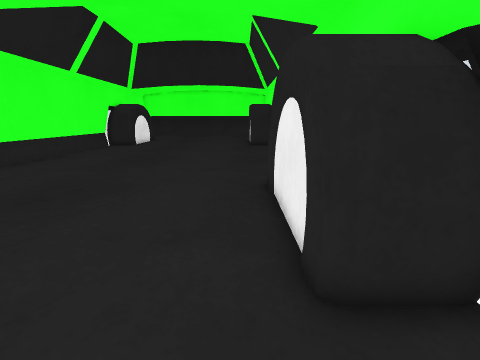
View 1 (above)

16 first-person views from a walk through a Gazebo world. The camera is 0.25 m above the floor, tilts 14° down and sees 90° across. The floor is counted in squares, 0.1 m on a side. Each view is taken from the middle of a square. On the plan, view 1 faces up. The plan holds only what a view shows up to about 17 squares ahead; the rest is blank.

View 2
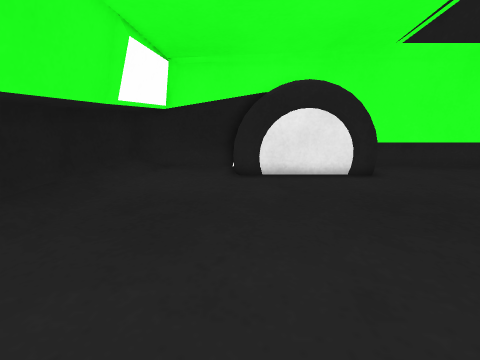

View 3
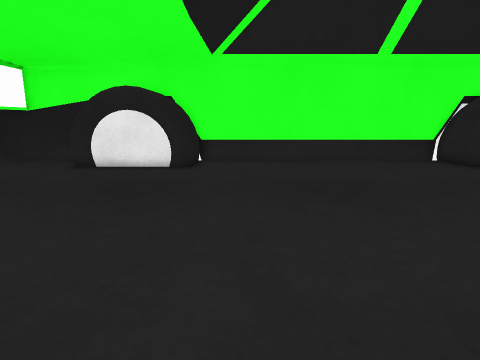

View 4
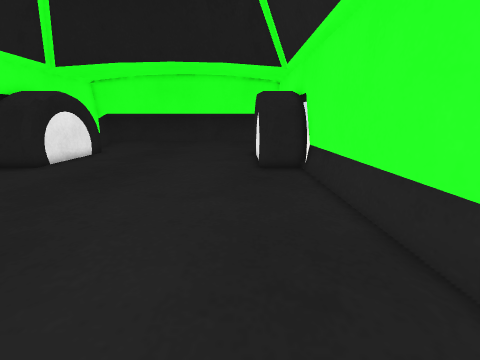

View 5
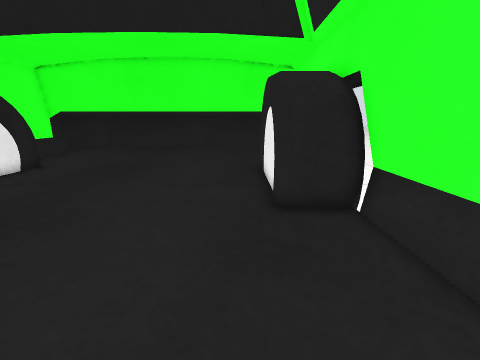

View 6
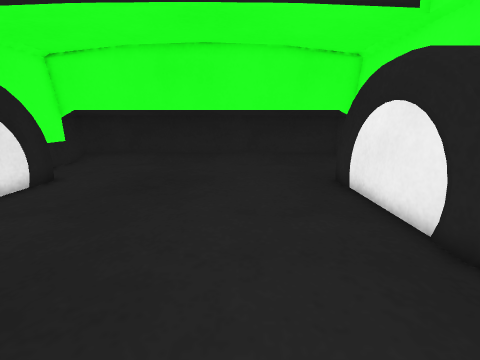

View 7
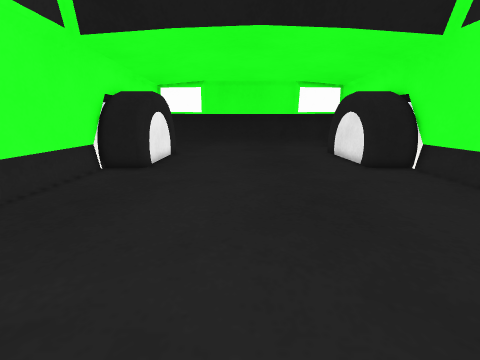

View 8
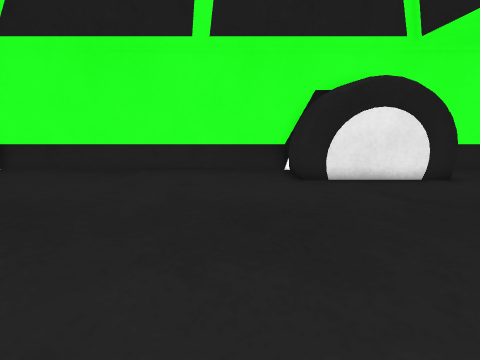

View 9
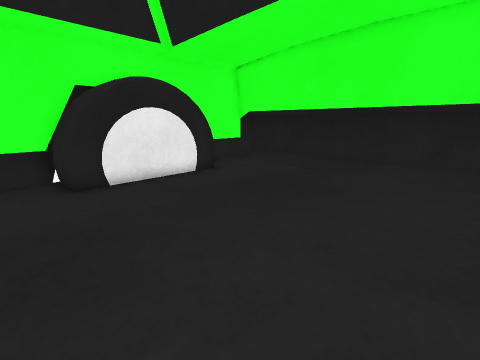

View 10
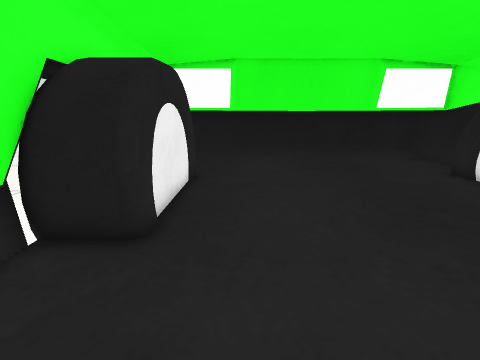

View 11
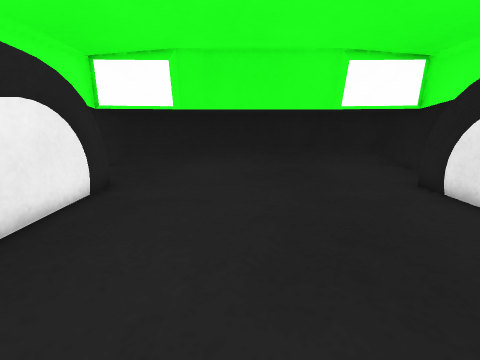

View 12
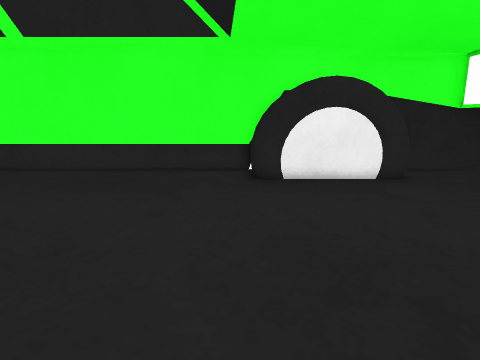

View 13
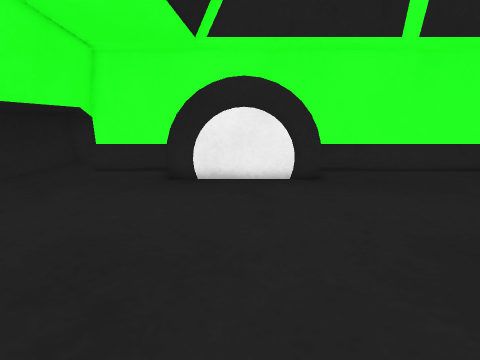

View 14
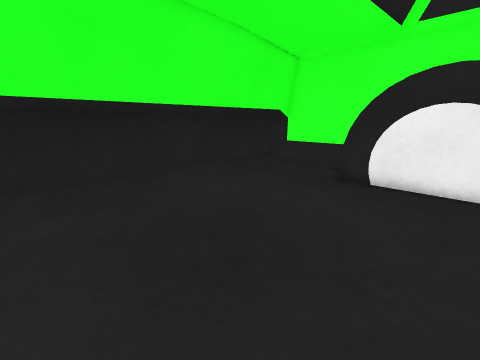

View 15
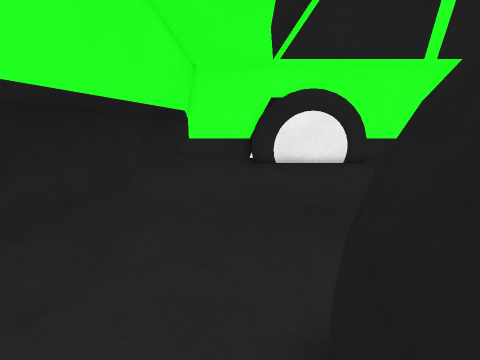

View 16
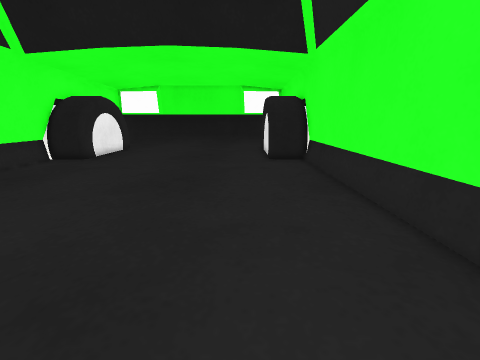

### Floor plan
Key: @ floor where view 1 was taken; # wall or solid block; . floor; = window, fence, low wall or low ledge; v drop or lower ground.
Columns run from 14 left of view 1 to 4 right of it. Each row starts with its distance up from view 1.
 36  #################v
 35  #####.......#####v
 34 #.................#
 33 #.................#
 32 #.................#
 31  ###...........####
 30  ###...........## v
 29  ###...........#  v
 28  ###...........#  v
 27  ###...........#  v
 26  ###...........###v
 25 v###...........###v
 24 =.................#
 23 #.................#
 22 #.................#
 21 #.................#
 20 #.................#
 19 #.................#
 18 #.................#
 17 #.................#
 16 #.................#
 15 #.................#
 14 #.................#
 13 #.................#
 12 #.................#
 11 #.................#
 10 =.................#
  9 =###...........####
  8  ###...........###v
  7  ###...........###v
  6  ###...........###v
  5  ###...........###v
  4  ###...........###v
  3 =###...........####
  2 #.................#
  1 #.................#
  0 #.............@...#
 -1  ####.........####v
 -2  #################
 -3   vv###########vv

Where each view was taken, in squares from view 1:
view 1: 0 up, 0 right, facing up
view 2: 3 up, 0 right, facing left
view 3: 12 up, 2 right, facing left
view 4: 12 up, 0 right, facing up
view 5: 18 up, 0 right, facing up
view 6: 21 up, 3 left, facing up
view 7: 22 up, 4 left, facing down
view 8: 22 up, 1 left, facing left
view 9: 23 up, 1 left, facing up-left
view 10: 14 up, 1 left, facing down
view 11: 12 up, 4 left, facing down
view 12: 10 up, 9 left, facing right
view 13: 28 up, 9 left, facing right
view 14: 27 up, 9 left, facing up-right
view 15: 32 up, 13 left, facing right
view 16: 25 up, 9 left, facing down
